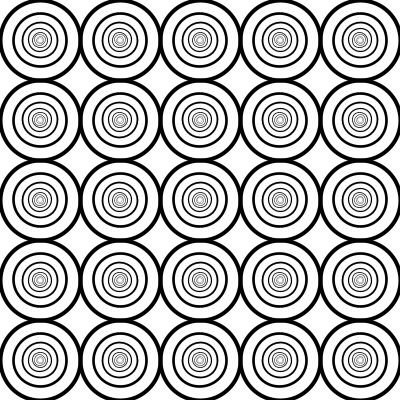
Frame 1 (no input)
Frame 60 (the mouse pressed at the canvas centre just before this capture): identical to frame 1, image omitted
Frame 120 (the mouse held since frame 60 and released just before this capture): identical to frame 1, image omitted

The Processing sketch that drew this single still picture (run headless with seeded random() and noise(); from frame 60 on, the mouse is pressed at the canvas centre):

// Processing sketch: Circle_Pattern
// ── Circle_Pattern.pde
void setup()
{
  size(400,400);
  smooth();
}

void draw()
{
  background(255);
  noFill();
    
  for(int i=0; i<width; i+=80)
    for(int j=0; j<width; j+=80)
    {
        float radius = 40;
        while(radius>2)
        {
          strokeWeight(radius/10);
          ellipse(i+40,j+40, radius*2, radius*2); 
          radius = radius/1.5;
        }
       
    }  
}
